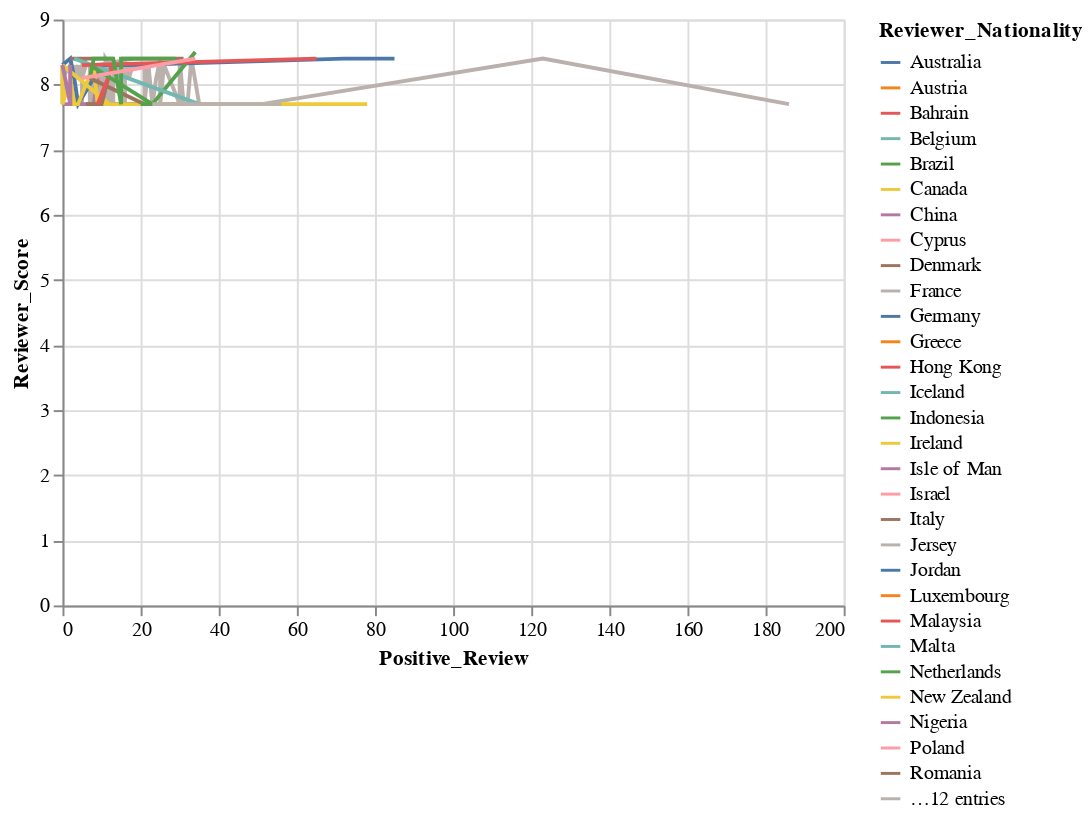

The cell this chart's notebook holds for it:
### Code cell
alt.Chart(df).mark_line().encode(
    x='Positive_Review',
    y='Reviewer_Score',
    color='Reviewer_Nationality',)

### Figure 1 — Vega-Lite specification as saved in the notebook (floating-point values rounded to 4 significant figures; data arrays with more than 128 entries replaced by an {"elided": "..."} marker saying what was removed)
{"config": {"view": {"continuousWidth": 400, "continuousHeight": 300}}, "data": {"name": "data-e30e62c885cd365d2d65e3d9bd7763b4"}, "mark": "line", "encoding": {"color": {"type": "nominal", "field": "Reviewer_Nationality"}, "x": {"type": "quantitative", "field": "Positive_Review"}, "y": {"type": "quantitative", "field": "Reviewer_Score"}}, "$schema": "https://vega.github.io/schema/vega-lite/v4.8.1.json", "datasets": {"data-e30e62c885cd365d2d65e3d9bd7763b4": {"elided": "239 records"}}}
